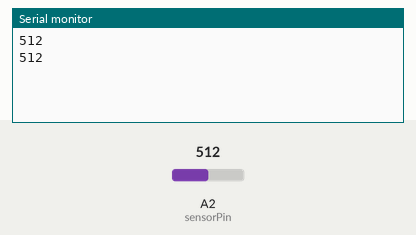
This sketch was run on a simulated Arduino Uno, built with avr-gcc and run on an emulated ATmega328P. Shown: the last lines printed to the serial monitor. The inputs (shaded band) are chosen by the test bench; at power-on: A2 (sensorPin) = 512.

Above: at 3.8 s.
3.9 s: A2 (sensorPin) set to 716
At 7.3 s:
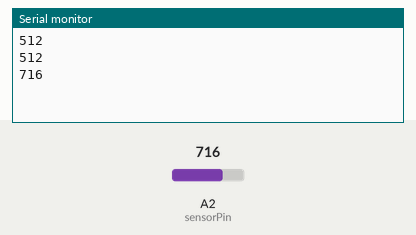
7.8 s: A2 (sensorPin) set to 900
At 9.6 s:
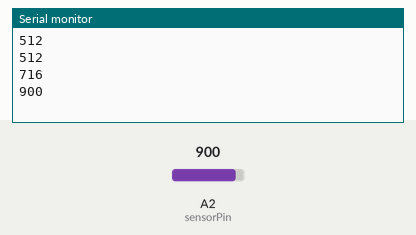
Timing chart, 0 to 11.1 s (numbered marks = the images above; inputs shaded):
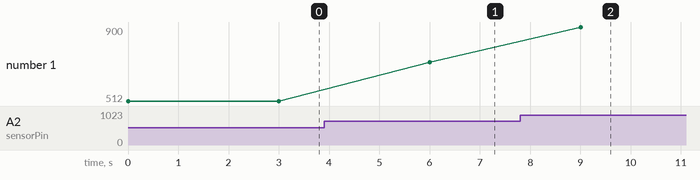

Measured:
- after the input at 3.9 s, the serial monitor: prints a new line after 2.1 s (image 1)
- after the input at 7.8 s, the serial monitor: prints a new line after 1.2 s (image 2)
- plotted number 1: 512 → 716 after the input at 3.9 s, 716 → 900 after the input at 7.8 s

The sketch:

codeCapteurLuminosite.ino
```cpp
int sensorPin = 2; //define analog pin 2
int value = 0;

void setup() {
  Serial.begin(9600);
}

void loop() {
  value = analogRead(sensorPin);
  Serial.println(value, DEC); // light intensity
                // high values for bright environment
                // low valuesu for dark environment

  delay(3000);
}
```
